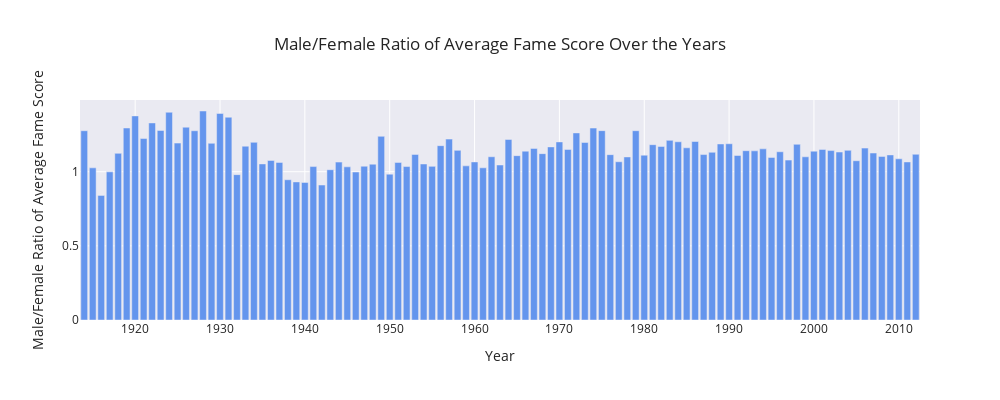

The cell this chart's notebook holds for it:
### Code cell
columns_of_interest = ['release_date', 'actor_gender', 'fameScore']
cmu_character_subset = cmu_character[columns_of_interest].copy()  # Ensure you make a copy

# Convert 'release_date' to datetime
cmu_character_subset['release_date'] = pd.to_datetime(cmu_character_subset['release_date'], errors='coerce', format='mixed')

# Transform 'release_date' into 'release_year'
cmu_character_subset['release_year'] = cmu_character_subset['release_date'].dt.year

# Group by year and calculate the average fame score for each year for both male and female actors
yearly_avg_fame_score = cmu_character_subset.groupby(['release_year', 'actor_gender'])['fameScore'].mean().reset_index()

# Pivot the table to have gender as columns
pivot_table = yearly_avg_fame_score.pivot(index='release_year', columns='actor_gender', values='fameScore').reset_index()

# Calculate the ratio of male to female average fame scores
pivot_table['M/F_ratio'] = pivot_table['M'] / pivot_table['F']

# Create a bar plot 
fig = px.bar(pivot_table, x='release_year', y='M/F_ratio',
             labels={'M/F_ratio': 'Male/Female Ratio of Average Fame Score', 'release_year': 'Year'},
             title='Male/Female Ratio of Average Fame Score Over the Years',
             color_discrete_sequence=[SING_COLOR], 
             height=400, width=1000, template=TEMPLATE)

# Show the plot
fig.show()

### Figure 1 — Plotly figure (JSON) as saved in the notebook; plotly's stock layout.template omitted (floating-point values rounded to 4 significant figures)
{"data": [{"alignmentgroup": "True", "hovertemplate": "Year=%{x}<br>Male/Female Ratio of Average Fame Score=%{y}<extra></extra>", "legendgroup": "", "marker": {"color": "cornflowerblue", "pattern": {"shape": ""}}, "name": "", "offsetgroup": "", "orientation": "v", "showlegend": false, "textposition": "auto", "type": "bar", "x": [1914, 1915, 1916, 1917, 1918, 1919, 1920, 1921, 1922, 1923, 1924, 1925, 1926, 1927, 1928, 1929, 1930, 1931, 1932, 1933, 1934, 1935, 1936, 1937, 1938, 1939, 1940, 1941, 1942, 1943, 1944, 1945, 1946, 1947, 1948, 1949, 1950, 1951, 1952, 1953, 1954, 1955, 1956, 1957, 1958, 1959, 1960, 1961, 1962, 1963, 1964, 1965, 1966, 1967, 1968, 1969, 1970, 1971, 1972, 1973, 1974, 1975, 1976, 1977, 1978, 1979, 1980, 1981, 1982, 1983, 1984, 1985, 1986, 1987, 1988, 1989, 1990, 1991, 1992, 1993, 1994, 1995, 1996, 1997, 1998, 1999, 2000, 2001, 2002, 2003, 2004, 2005, 2006, 2007, 2008, 2009, 2010, 2011, 2012], "xaxis": "x", "y": [1.276, 1.026, 0.84, 0.9991, 1.124, 1.295, 1.376, 1.224, 1.329, 1.278, 1.401, 1.193, 1.3, 1.276, 1.409, 1.192, 1.393, 1.368, 0.9803, 1.172, 1.198, 1.053, 1.076, 1.063, 0.9457, 0.9312, 0.9277, 1.035, 0.9102, 1.013, 1.065, 1.033, 0.9978, 1.037, 1.051, 1.239, 0.9837, 1.063, 1.035, 1.117, 1.052, 1.036, 1.176, 1.22, 1.144, 1.039, 1.066, 1.026, 1.101, 1.045, 1.218, 1.108, 1.139, 1.157, 1.122, 1.167, 1.201, 1.15, 1.262, 1.197, 1.294, 1.277, 1.115, 1.067, 1.1, 1.277, 1.111, 1.182, 1.171, 1.211, 1.202, 1.161, 1.204, 1.116, 1.131, 1.187, 1.189, 1.109, 1.142, 1.141, 1.154, 1.096, 1.135, 1.078, 1.185, 1.101, 1.138, 1.15, 1.142, 1.133, 1.144, 1.074, 1.159, 1.126, 1.103, 1.113, 1.087, 1.066, 1.118], "yaxis": "y"}], "layout": {"barmode": "relative", "height": 400, "legend": {"tracegroupgap": 0}, "title": {"text": "Male/Female Ratio of Average Fame Score Over the Years"}, "width": 1000, "xaxis": {"anchor": "y", "domain": [0, 1], "title": {"text": "Year"}}, "yaxis": {"anchor": "x", "domain": [0, 1], "title": {"text": "Male/Female Ratio of Average Fame Score"}}}}
